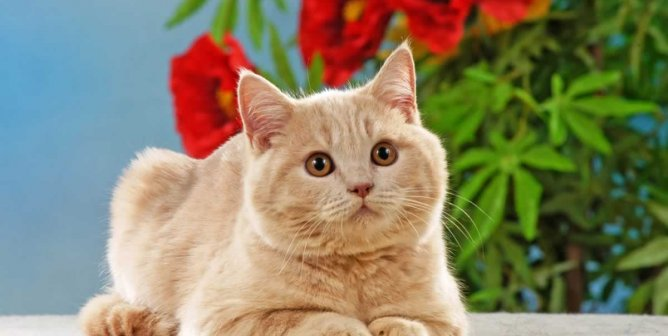
#> input picture VCS-RGB-GAS/image1.jpg, 668 x 336 px
$ python VCS-RGB-GAS.py
#> lines starting #> are read from the running program, lines starting #| are printed output that depends on the picture
import os
import numpy as np
import cv2
import itertools


#For black
slist1 = [255,255,0,0]
slist2 = [0,0,0,255]
slist3 = [255,0,255,0]
slist4 = [0,255,255,0]

#For white
slist5 = [255,255,0,0]
slist6 = [255,0,0,0]
slist7 = [255,0,255,0]
slist8 = [255,0,0,255]


pslist1 = itertools.permutations(slist1)
pslist1 = list(pslist1)


pslist2 = itertools.permutations(slist2)
pslist2 = list(pslist2)


pslist3 = itertools.permutations(slist3)
pslist3 = list(pslist3)


pslist4 = itertools.permutations(slist4)
pslist4 = list(pslist4)


pslist5 = itertools.permutations(slist5)
pslist5 = list(pslist5)


pslist6 = itertools.permutations(slist6)
pslist6 = list(pslist6)


pslist7 = itertools.permutations(slist7)
pslist7 = list(pslist7)


pslist8 = itertools.permutations(slist8)
pslist8 = list(pslist8)


#Default scheme BGR

# Loading a color image
img = cv2.imread('image1.jpg', 1)
#> img is the input picture: shape (336, 668, 3); mean B, G, R 103.1, 131.3, 136.7


#Decomposing into 3
bi = img.copy()
bi[:,:,1] = 0
bi[:,:,2] = 0

gi = img.copy()
gi[:,:,0] = 0
gi[:,:,2] = 0

ri = img.copy()
ri[:,:,0] = 0
ri[:,:,1] = 0


#Modifying image for implementation
for i in range(len(img)):
    for j in range(len(img[0])):
        if gi[i][j][1] >=128:
            gi[i][j][1] = 255
        else:
            gi[i][j][1] = 0
for i in range(len(img)):
    for j in range(len(img[0])):
        if bi[i][j][0] >=128:
            bi[i][j][0] = 255
        else:
            bi[i][j][0] = 0
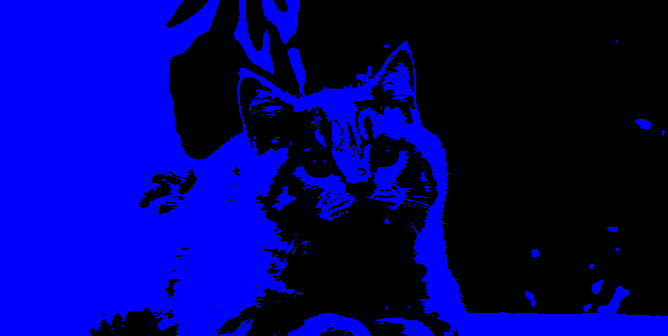
#> bi: shape (336, 668, 3); mean B, G, R 112, 0, 0
for i in range(len(img)):
    for j in range(len(img[0])):
        if ri[i][j][2] >=128:
            ri[i][j][2] = 255
        else:
            ri[i][j][2] = 0
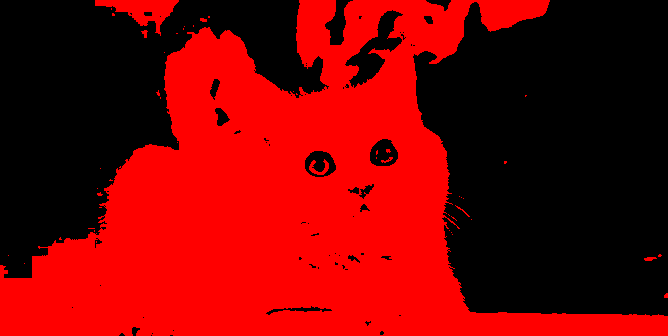
#> ri: shape (336, 668, 3); mean B, G, R 0, 0, 123.7

oimg = np.zeros((len(img),len(img[0]), 3), dtype = 'uint8')
#> oimg: shape (336, 668, 3); every value is 0

oimg[:,:,0] = bi[:,:,0]
oimg[:,:,1] = gi[:,:,1]
oimg[:,:,2] = ri[:,:,2]
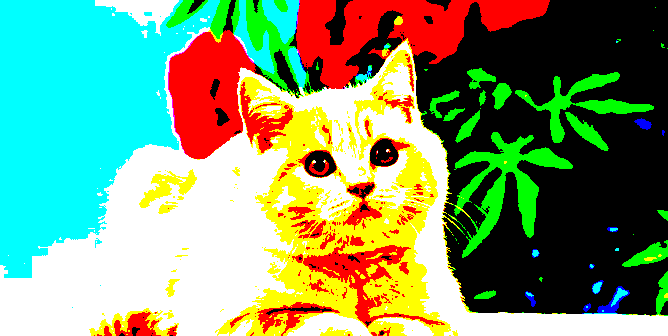
#> oimg: shape (336, 668, 3); mean B, G, R 112, 152.9, 123.7


#Making R G B transparencies
t2 = np.zeros((2*len(img), 2*len(img[0]), 3), dtype = 'uint8')
#> t2: shape (672, 1336, 3); every value is 0
t1 = np.zeros((2*len(img), 2*len(img[0]), 3), dtype = 'uint8')
t3 = np.zeros((2*len(img), 2*len(img[0]), 3), dtype = 'uint8')
t4 = np.zeros((2*len(img), 2*len(img[0]), 3), dtype = 'uint8')


k = 0
l = 0
for i in range(len(img)):
    l = 0
    for j in range(len(img[0])):
        rint = int.from_bytes(os.urandom(1), byteorder="big")%len(pslist5)
        rint1 = int.from_bytes(os.urandom(1), byteorder="big")%len(pslist1)

        if ri[i][j][2] == 0:
            t1[k][l][2] = pslist5[rint][0]
            t1[k][l+1][2] = pslist5[rint][1]
            t1[k+1][l][2] = pslist5[rint][2]
            t1[k+1][l+1][2] = pslist5[rint][3]

            t2[k][l][2] = pslist6[rint][0]
            t2[k][l+1][2] = pslist6[rint][1]
            t2[k+1][l][2] = pslist6[rint][2]
            t2[k+1][l+1][2] = pslist6[rint][3]

            t3[k][l][2] = pslist7[rint][0]
            t3[k][l+1][2] = pslist7[rint][1]
            t3[k+1][l][2] = pslist7[rint][2]
            t3[k+1][l+1][2] = pslist7[rint][3]

            t4[k][l][2] = pslist8[rint][0]
            t4[k][l+1][2] = pslist8[rint][1]
            t4[k+1][l][2] = pslist8[rint][2]
            t4[k+1][l+1][2] = pslist8[rint][3]


        elif ri[i][j][2] == 255:
            t1[k][l][2] = pslist1[rint][0]
            t1[k][l+1][2] = pslist1[rint][1]
            t1[k+1][l][2] = pslist1[rint][2]
            t1[k+1][l+1][2] = pslist1[rint][3]

            t2[k][l][2] = pslist2[rint][0]
            t2[k][l+1][2] = pslist2[rint][1]
            t2[k+1][l][2] = pslist2[rint][2]
            t2[k+1][l+1][2] = pslist2[rint][3]

            t3[k][l][2] = pslist3[rint][0]
            t3[k][l+1][2] = pslist3[rint][1]
            t3[k+1][l][2] = pslist3[rint][2]
            t3[k+1][l+1][2] = pslist3[rint][3]

            t4[k][l][2] = pslist4[rint][0]
            t4[k][l+1][2] = pslist4[rint][1]
            t4[k+1][l][2] = pslist4[rint][2]
            t4[k+1][l+1][2] = pslist4[rint][3]


        if gi[i][j][1] == 0:
            t1[k][l][1] = pslist5[rint][0]
            t1[k][l+1][1] = pslist5[rint][1]
            t1[k+1][l][1] = pslist5[rint][2]
            t1[k+1][l+1][1] = pslist5[rint][3]

            t2[k][l][1] = pslist6[rint][0]
            t2[k][l+1][1] = pslist6[rint][1]
            t2[k+1][l][1] = pslist6[rint][2]
            t2[k+1][l+1][1] = pslist6[rint][3]

            t3[k][l][1] = pslist7[rint][0]
            t3[k][l+1][1] = pslist7[rint][1]
            t3[k+1][l][1] = pslist7[rint][2]
            t3[k+1][l+1][1] = pslist7[rint][3]

            t4[k][l][1] = pslist8[rint][0]
            t4[k][l+1][1] = pslist8[rint][1]
            t4[k+1][l][1] = pslist8[rint][2]
            t4[k+1][l+1][1] = pslist8[rint][3]


        elif gi[i][j][1] == 255:
            t1[k][l][1] = pslist1[rint][0]
            t1[k][l+1][1] = pslist1[rint][1]
            t1[k+1][l][1] = pslist1[rint][2]
            t1[k+1][l+1][1] = pslist1[rint][3]

            t2[k][l][1] = pslist2[rint][0]
            t2[k][l+1][1] = pslist2[rint][1]
            t2[k+1][l][1] = pslist2[rint][2]
            t2[k+1][l+1][1] = pslist2[rint][3]

            t3[k][l][1] = pslist3[rint][0]
            t3[k][l+1][1] = pslist3[rint][1]
            t3[k+1][l][1] = pslist3[rint][2]
            t3[k+1][l+1][1] = pslist3[rint][3]

            t4[k][l][1] = pslist4[rint][0]
            t4[k][l+1][1] = pslist4[rint][1]
            t4[k+1][l][1] = pslist4[rint][2]
            t4[k+1][l+1][1] = pslist4[rint][3]


        if bi[i][j][0] == 0:
            t1[k][l][0] = pslist5[rint][0]
            t1[k][l+1][0] = pslist5[rint][1]
            t1[k+1][l][0] = pslist5[rint][2]
            t1[k+1][l+1][0] = pslist5[rint][3]

            t2[k][l][0] = pslist6[rint][0]
            t2[k][l+1][0] = pslist6[rint][1]
            t2[k+1][l][0] = pslist6[rint][2]
            t2[k+1][l+1][0] = pslist6[rint][3]

            t3[k][l][0] = pslist7[rint][0]
            t3[k][l+1][0] = pslist7[rint][1]
            t3[k+1][l][0] = pslist7[rint][2]
            t3[k+1][l+1][0] = pslist7[rint][3]

            t4[k][l][0] = pslist8[rint][0]
            t4[k][l+1][0] = pslist8[rint][1]
            t4[k+1][l][0] = pslist8[rint][2]
            t4[k+1][l+1][0] = pslist8[rint][3]


        elif bi[i][j][0] == 255:
            t1[k][l][0] = pslist1[rint][0]
            t1[k][l+1][0] = pslist1[rint][1]
            t1[k+1][l][0] = pslist1[rint][2]
            t1[k+1][l+1][0] = pslist1[rint][3]

            t2[k][l][0] = pslist2[rint][0]
            t2[k][l+1][0] = pslist2[rint][1]
            t2[k+1][l][0] = pslist2[rint][2]
            t2[k+1][l+1][0] = pslist2[rint][3]

            t3[k][l][0] = pslist3[rint][0]
            t3[k][l+1][0] = pslist3[rint][1]
            t3[k+1][l][0] = pslist3[rint][2]
            t3[k+1][l+1][0] = pslist3[rint][3]

            t4[k][l][0] = pslist4[rint][0]
            t4[k][l+1][0] = pslist4[rint][1]
            t4[k+1][l][0] = pslist4[rint][2]
            t4[k+1][l+1][0] = pslist4[rint][3]


        l = l + 2
    k = k + 2
#> this loop made 336 passes
#> k on passes 1 to 3: 2, 4, 6
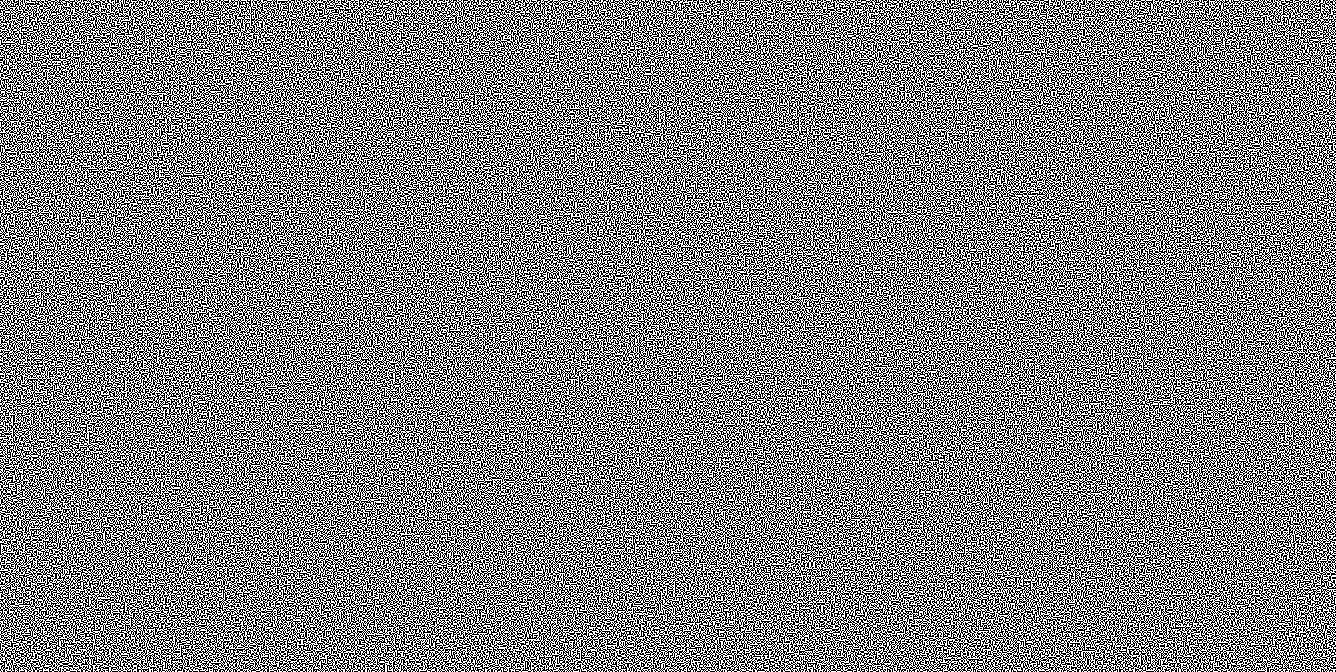
#> t1: shape (672, 1336, 3); 50% white in thin lines or dots
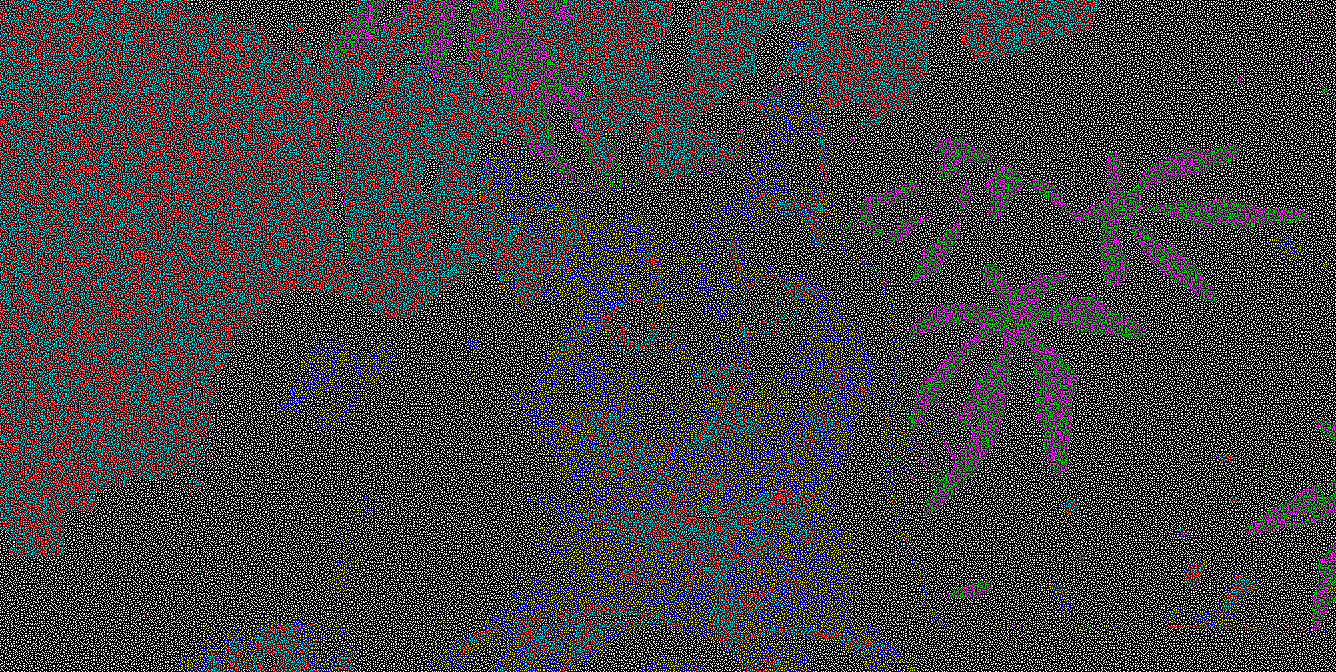
#> t2: shape (672, 1336, 3); mean B, G, R 63.8, 63.8, 63.8
#> t3: shape (672, 1336, 3); 50% white in thin lines or dots
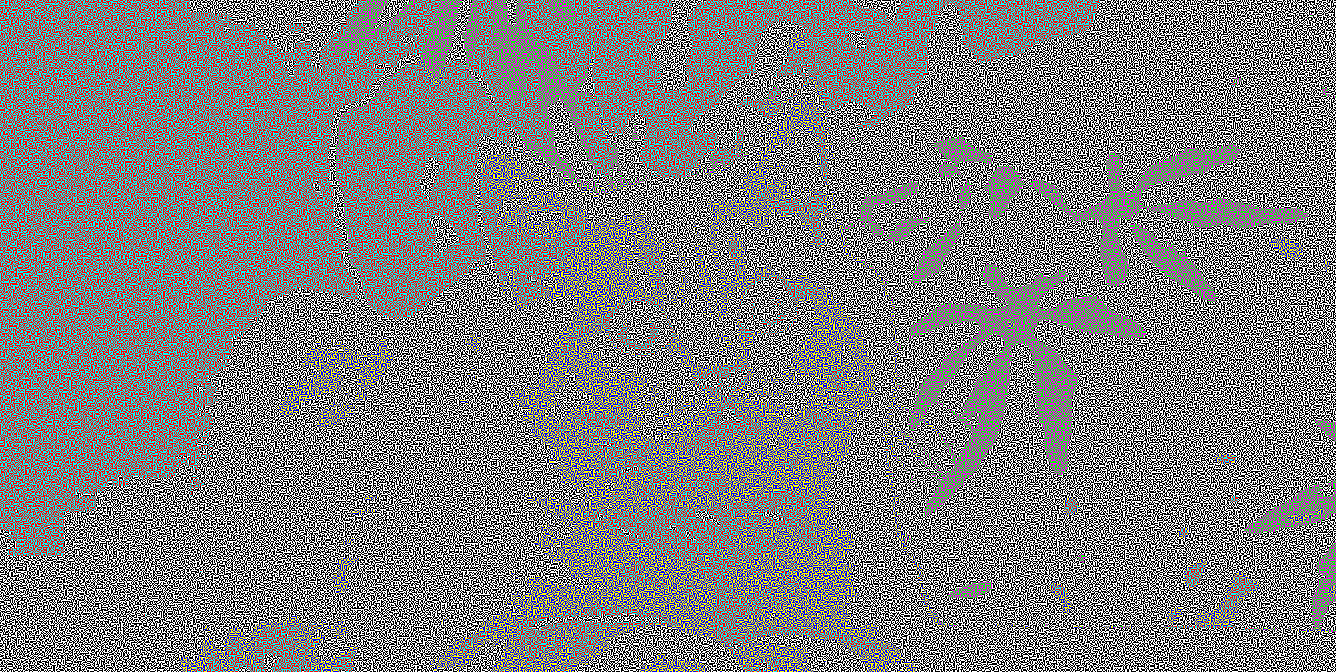
#> t4: shape (672, 1336, 3); mean B, G, R 127.5, 127.5, 127.5
#> after the loop, k = 672


#Decrypting the image using the R G B  transparencies
dimg12 = t1 + t2
dimg23 = t2 + t3
dimg24 = t2 + t4
dimg134 = t1 + t3 + t4
udimg13 = t1 + t3
udimg14 = t1 + t4
udimg34 = t3 + t4
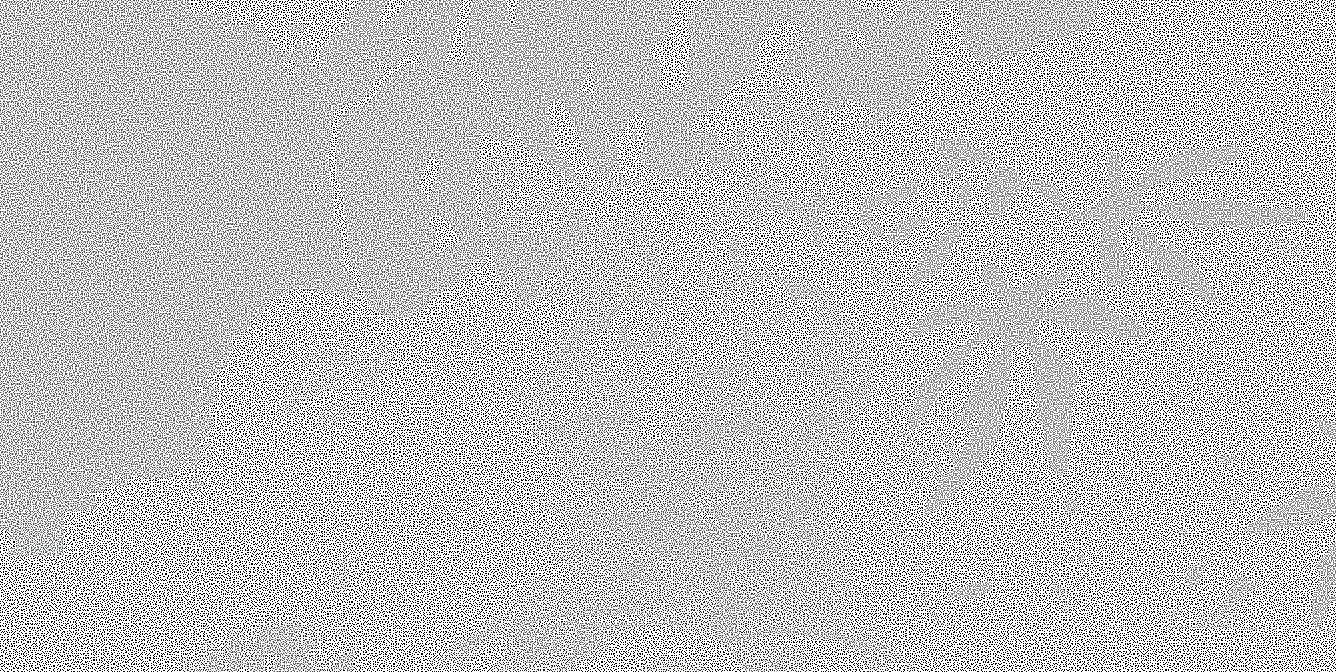
#> udimg34: shape (672, 1336, 3); mean B, G, R 191, 191, 191


cv2.imshow('Original Image', oimg)
cv2.imshow('Share1', t1)
cv2.imshow('Share2', t2)
cv2.imshow('Share3', t3)
cv2.imshow('Share4', t4)
cv2.imshow('Decrypted image by 1 and 2', dimg12)
cv2.imshow('Decrypted image by 2 and 3', dimg12)
cv2.imshow('Decrypted image by 2 and 4', dimg12)
cv2.imshow('Decrypted image by 1, 3 and 4', dimg12)
cv2.imshow('Can\'t be Decrypted by 1 and 3', udimg13)
cv2.imshow('Can\'t be Decrypted by 1 and 4', udimg14)
cv2.imshow('Can\'t be Decrypted by 3 and 4', udimg34)


cv2.waitKey(0)
cv2.destroyAllWindows()
